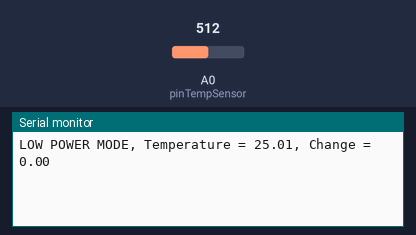
Bench run of a sketch on a simulated Arduino Uno, built with avr-gcc and run on an emulated ATmega328P. On the bench: the last lines printed to the serial monitor. Inputs (shaded band) come from the test bench; at power-on: A0 (pinTempSensor) = 512.

Above: at 1.2 s.
1.3 s: A0 (pinTempSensor) set to 716
At 10.8 s:
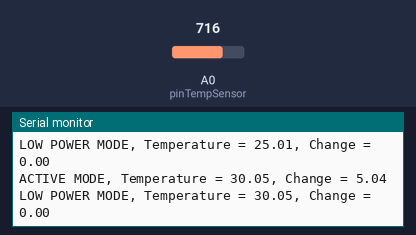
11.6 s: A0 (pinTempSensor) set to 900
At 21.0 s:
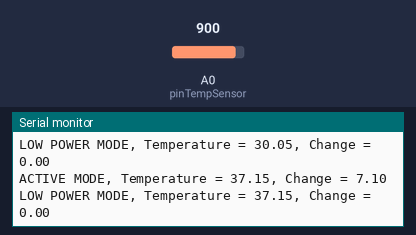

Measured:
- after the input at 1.3 s, the serial monitor: prints a new line after 8.8 s (image 1)
- after the input at 11.6 s, the serial monitor: prints a new line after 8.6 s (image 2)

The sketch:

ard_therm_v8.ino
```cpp
#include <math.h>
const int B = 4275000; // B value of the thermistor
const int R0 = 100000; // R0 = 100k
const int pinTempSensor = A0; // Grove - Temperature Sensor connect to A0

struct tempInfo {
  float T0;
  float T1;
  float deltaT;
  float dT_dt;
} tempData;


float delayTime = 100;
int N = 0;


void setup()
{
  Serial.begin(9600);

  int a = analogRead(pinTempSensor);
  float R = 1023.0/a-1.0;
  R = R0*R;
  tempData.T1 = tempData.T0 = 1.0/(log(R/R0)/B+1/298.15)-273.15; // convert to temperature via datasheet
}


void loop()
{
  tempData.T0 = tempData.T1;
  delay((unsigned long)delayTime);

  int a = analogRead(pinTempSensor);
  float R = 1023.0/a-1.0;
  R = R0*R;
  tempData.T1 = 1.0/(log(R/R0)/B+1/298.15)-273.15; // convert to temperature via datasheet
  ++N;

  tempData.deltaT = tempData.T1 - tempData.T0;
  tempData.dT_dt = tempData.deltaT / (delayTime / 1000);


  // Power mode and delay control
  if (tempData.dT_dt >= 0.5){
    delayTime = 100;
    Serial.print("ACTIVE MODE");
  }
  else if (tempData.dT_dt >= 0.1 && tempData.dT_dt < 0.5) {
    delayTime = 1000;
    Serial.print("IDLE MODE");
  }
  else if (tempData.dT_dt < 0.1){
    delayTime = 10000;
    Serial.print("LOW POWER MODE");
  }

  Serial.print(", Temperature = ");
  Serial.print(tempData.T1);
  Serial.print(", Change = ");
  Serial.println(tempData.deltaT);

}
```
